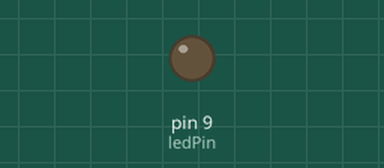
Bench run of a sketch on a simulated Arduino Uno, built with avr-gcc and run on an emulated ATmega328P. Parts: output pins drawn as LEDs (lit = HIGH).

Above: at 0.05 s.
At 0.3 s:
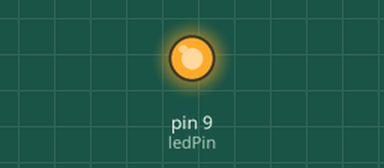
At 0.55 s:
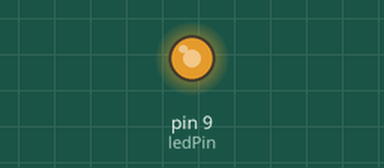
At 0.75 s:
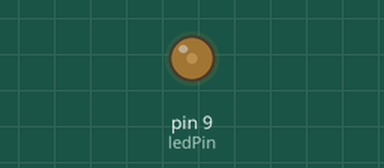
Timing chart, 0 to 3.0 s (numbered marks = the images above):
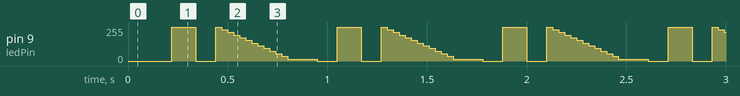

Measured:
- by itself, pin 9 (ledPin): repeats every 0.83 s: 0/255 0.10 s, 255/255 0.03 s, 235/255 0.03 s, 215/255 0.03 s, 195/255 0.03 s, 175/255 0.03 s, 155/255 0.03 s, 135/255 0.03 s, 115/255 0.03 s, 95/255 0.03 s, 75/255 0.03 s, 55/255 0.03 s, 35/255 0.03 s, 15/255 0.15 s, 0/255 0.10 s, 255/255 0.12 s

The sketch:

ME545_lab1_task2_heartbeat.ino
```cpp
/*
  ME 545 - Mechatronics
  Lab Group 5
  Juliette Mitrovich, Sijani, Sheila Moroney
  Task 2: Heartbeat like flashing
*/

int ledPin = 9;    // LED connected to digital pin 9
int fadeValue; // create variable for fade value

void setup() {
  // nothing happens in setup
}

void loop() {
//  // fade in from min to max in increments of 5 points:
//  for (fadeValue = 0 ; fadeValue <= 255; fadeValue += 5) {
//    // sets the value (range from 0 to 255):
//    analogWrite(ledPin, fadeValue);
//    // wait for 30 milliseconds to see the dimming effect
//    delay(30);
//  }

  // make the light blink twice
  delay(120);
  analogWrite(ledPin, 0);
  delay(100);
  analogWrite(ledPin, 255);
  delay(120);
  analogWrite(ledPin, 0);
  delay(100);
  analogWrite(ledPin, 255);

  // fade out from max to min in increments of 5 points:
  for (fadeValue = 255 ; fadeValue >= 0; fadeValue -= 20) {
    // sets the value (range from 0 to 255):
    analogWrite(ledPin, fadeValue);
    // wait for 30 milliseconds to see the dimming effect
    delay(30);
  }
}
```
